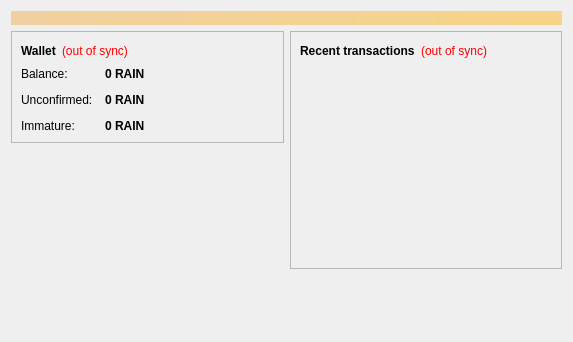
<?xml version="1.0" encoding="UTF-8"?>
<ui version="4.0">
 <class>OverviewPage</class>
 <widget class="QWidget" name="OverviewPage">
  <property name="geometry">
   <rect>
    <x>0</x>
    <y>0</y>
    <width>573</width>
    <height>342</height>
   </rect>
  </property>
  <property name="windowTitle">
   <string>Form</string>
  </property>
  <layout class="QVBoxLayout" name="topLayout">
   <item>
    <widget class="QLabel" name="labelAlerts">
     <property name="visible">
      <bool>false</bool>
     </property>
     <property name="styleSheet">
      <string notr="true">background-color: qlineargradient(x1: 0, y1: 0, x2: 1, y2: 0, stop:0 #F0D0A0, stop:1 #F8D488); color:#000000;</string>
     </property>
     <property name="wordWrap">
      <bool>true</bool>
     </property>
     <property name="margin">
      <number>3</number>
     </property>
    </widget>
   </item>
   <item>
    <layout class="QHBoxLayout" name="horizontalLayout" stretch="1,1">
     <item>
      <layout class="QVBoxLayout" name="verticalLayout_2">
       <item>
        <widget class="QFrame" name="frame">
         <property name="frameShape">
          <enum>QFrame::StyledPanel</enum>
         </property>
         <property name="frameShadow">
          <enum>QFrame::Raised</enum>
         </property>
         <layout class="QVBoxLayout" name="verticalLayout_4">
          <item>
           <layout class="QHBoxLayout" name="horizontalLayout_4">
            <item>
             <widget class="QLabel" name="label_5">
              <property name="font">
               <font>
                <weight>75</weight>
                <bold>true</bold>
               </font>
              </property>
              <property name="text">
               <string>Wallet</string>
              </property>
             </widget>
            </item>
            <item>
             <widget class="QLabel" name="labelWalletStatus">
              <property name="toolTip">
               <string>The displayed information may be out of date. Your wallet automatically synchronizes with the RainbowGoldCoin network after a connection is established, but this process has not completed yet.</string>
              </property>
              <property name="styleSheet">
               <string notr="true">QLabel { color: red; }</string>
              </property>
              <property name="text">
               <string notr="true">(out of sync)</string>
              </property>
              <property name="alignment">
               <set>Qt::AlignLeading|Qt::AlignLeft|Qt::AlignVCenter</set>
              </property>
             </widget>
            </item>
            <item>
             <spacer name="horizontalSpacer_2">
              <property name="orientation">
               <enum>Qt::Horizontal</enum>
              </property>
              <property name="sizeHint" stdset="0">
               <size>
                <width>40</width>
                <height>20</height>
               </size>
              </property>
             </spacer>
            </item>
           </layout>
          </item>
          <item>
           <layout class="QFormLayout" name="formLayout_2">
            <property name="fieldGrowthPolicy">
             <enum>QFormLayout::AllNonFixedFieldsGrow</enum>
            </property>
            <property name="horizontalSpacing">
             <number>12</number>
            </property>
            <property name="verticalSpacing">
             <number>12</number>
            </property>
            <item row="0" column="0">
             <widget class="QLabel" name="label">
              <property name="text">
               <string>Balance:</string>
              </property>
             </widget>
            </item>
            <item row="0" column="1">
             <widget class="QLabel" name="labelBalance">
              <property name="font">
               <font>
                <weight>75</weight>
                <bold>true</bold>
               </font>
              </property>
              <property name="cursor">
               <cursorShape>IBeamCursor</cursorShape>
              </property>
              <property name="toolTip">
               <string>Your current balance</string>
              </property>
              <property name="text">
               <string notr="true">0 RAIN</string>
              </property>
              <property name="textInteractionFlags">
               <set>Qt::LinksAccessibleByMouse|Qt::TextSelectableByKeyboard|Qt::TextSelectableByMouse</set>
              </property>
             </widget>
            </item>
            <item row="1" column="0">
             <widget class="QLabel" name="label_3">
              <property name="text">
               <string>Unconfirmed:</string>
              </property>
             </widget>
            </item>
            <item row="1" column="1">
             <widget class="QLabel" name="labelUnconfirmed">
              <property name="font">
               <font>
                <weight>75</weight>
                <bold>true</bold>
               </font>
              </property>
              <property name="cursor">
               <cursorShape>IBeamCursor</cursorShape>
              </property>
              <property name="toolTip">
               <string>Total of transactions that have yet to be confirmed, and do not yet count toward the current balance</string>
              </property>
              <property name="text">
               <string notr="true">0 RAIN</string>
              </property>
              <property name="textInteractionFlags">
               <set>Qt::LinksAccessibleByMouse|Qt::TextSelectableByKeyboard|Qt::TextSelectableByMouse</set>
              </property>
             </widget>
            </item>
            <item row="2" column="0">
             <widget class="QLabel" name="labelImmatureText">
              <property name="text">
               <string>Immature:</string>
              </property>
             </widget>
            </item>
            <item row="2" column="1">
             <widget class="QLabel" name="labelImmature">
              <property name="font">
               <font>
                <weight>75</weight>
                <bold>true</bold>
               </font>
              </property>
              <property name="toolTip">
               <string>Mined balance that has not yet matured</string>
              </property>
              <property name="text">
               <string notr="true">0 RAIN</string>
              </property>
              <property name="textInteractionFlags">
               <set>Qt::LinksAccessibleByMouse|Qt::TextSelectableByKeyboard|Qt::TextSelectableByMouse</set>
              </property>
             </widget>
            </item>
           </layout>
          </item>
         </layout>
        </widget>
       </item>
       <item>
        <spacer name="verticalSpacer">
         <property name="orientation">
          <enum>Qt::Vertical</enum>
         </property>
         <property name="sizeHint" stdset="0">
          <size>
           <width>20</width>
           <height>40</height>
          </size>
         </property>
        </spacer>
       </item>
        <item>
         <widget class="QLabel" name="label_wallet_bgcoin">
          <property name="text">
           <string/>
          </property>
          <property name="pixmap">
           <pixmap resource="../bitcoin.qrc">:/images/wallet_bgcoin</pixmap>
          </property>
          <property name="scaledContents">
           <bool>false</bool>
          </property>
          <property name="alignment">
           <set>Qt::AlignCenter</set>
          </property>
          <property name="margin">
           <number>-2</number>
          </property>
         </widget>
        </item>
        <item>
         <widget class="QLabel" name="label_6">
          <property name="text">
           <string/>
          </property>
         </widget>
        </item>
      </layout>
     </item>
     <item>
      <layout class="QVBoxLayout" name="verticalLayout_3">
       <item>
        <widget class="QFrame" name="frame_2">
         <property name="frameShape">
          <enum>QFrame::StyledPanel</enum>
         </property>
         <property name="frameShadow">
          <enum>QFrame::Raised</enum>
         </property>
         <layout class="QVBoxLayout" name="verticalLayout">
          <item>
           <layout class="QHBoxLayout" name="horizontalLayout_2">
            <item>
             <widget class="QLabel" name="label_4">
              <property name="text">
               <string>&lt;b&gt;Recent transactions&lt;/b&gt;</string>
              </property>
             </widget>
            </item>
            <item>
             <widget class="QLabel" name="labelTransactionsStatus">
              <property name="toolTip">
               <string>The displayed information may be out of date. Your wallet automatically synchronizes with the RainbowGoldCoin network after a connection is established, but this process has not completed yet.</string>
              </property>
              <property name="styleSheet">
               <string notr="true">QLabel { color: red; }</string>
              </property>
              <property name="text">
               <string notr="true">(out of sync)</string>
              </property>
              <property name="alignment">
               <set>Qt::AlignRight|Qt::AlignTrailing|Qt::AlignVCenter</set>
              </property>
             </widget>
            </item>
            <item>
             <spacer name="horizontalSpacer">
              <property name="orientation">
               <enum>Qt::Horizontal</enum>
              </property>
              <property name="sizeHint" stdset="0">
               <size>
                <width>40</width>
                <height>20</height>
               </size>
              </property>
             </spacer>
            </item>
           </layout>
          </item>
          <item>
           <widget class="QListView" name="listTransactions">
            <property name="styleSheet">
             <string notr="true">QListView { background: transparent; }</string>
            </property>
            <property name="frameShape">
             <enum>QFrame::NoFrame</enum>
            </property>
            <property name="verticalScrollBarPolicy">
             <enum>Qt::ScrollBarAlwaysOff</enum>
            </property>
            <property name="horizontalScrollBarPolicy">
             <enum>Qt::ScrollBarAlwaysOff</enum>
            </property>
            <property name="selectionMode">
             <enum>QAbstractItemView::NoSelection</enum>
            </property>
           </widget>
          </item>
         </layout>
        </widget>
       </item>
       <item>
        <spacer name="verticalSpacer_2">
         <property name="orientation">
          <enum>Qt::Vertical</enum>
         </property>
         <property name="sizeHint" stdset="0">
          <size>
           <width>20</width>
           <height>40</height>
          </size>
         </property>
        </spacer>
       </item>
      </layout>
     </item>
    </layout>
   </item>
  </layout>
 </widget>
 <resources/>
 <connections/>
</ui>
